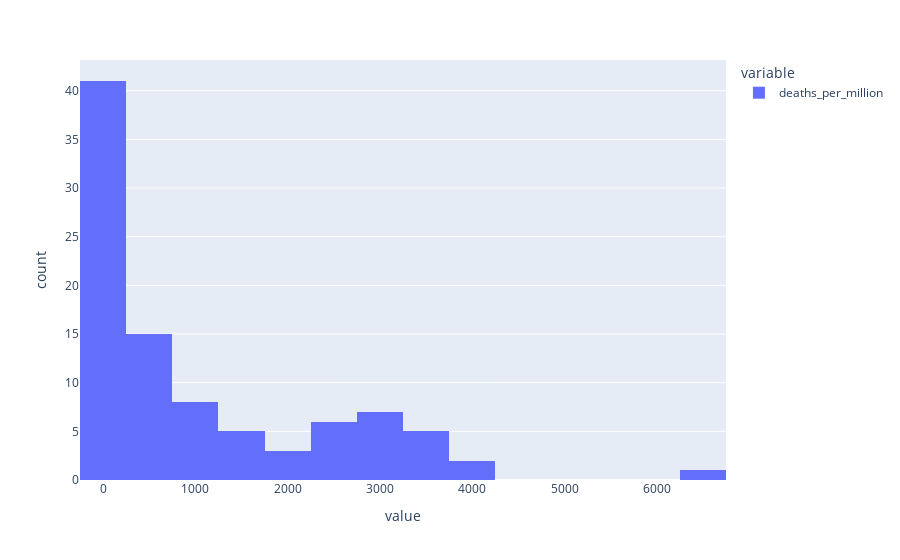

Notebook code for this chart:
### Code cell
px.histogram(final.deaths_per_million)

### Figure 1 — Plotly figure (JSON) as saved in the notebook; plotly's stock layout.template omitted (floating-point values rounded to 4 significant figures)
{"data": [{"bingroup": "x", "hovertemplate": "variable=deaths_per_million<br>value=%{x}<br>count=%{y}<extra></extra>", "legendgroup": "deaths_per_million", "marker": {"color": "#636efa", "pattern": {"shape": ""}}, "name": "deaths_per_million", "orientation": "v", "showlegend": true, "type": "histogram", "x": [197.1, 151.3, 54.36, 2878.0, 963.2, 1006.0, 174.2, 2950.0, 11.85, 1854.0, 3339.0, 17.77, 1.126, 177.7, 71.44, 1424.0, 10.51, 3209.0, 85.85, 2759.0, 27.47, 771.3, 4079.0, 14.39, 390.4, 2023.0, 220.5, 60.41, 2535.0, 2081.0, 44.1, 3789.0, 1132.0, 33.3, 74.76, 1062.0, 374.4, 581.2, 1640.0, 575.8, 3313.0, 597.6, 1255.0, 952.0, 104.9, 46.92, 130.6, 1077.0, 32.2, 2602.0, 436.8, 68.96, 362.6, 404.9, 1284.0, 12.44, 14.14, 125.8, 65.67, 6601.0, 586.7, 3147.0, 2778.0, 3594.0, 2770.0, 107.5, 299.8, 111.7, 76.45, 1645.0, 693.9, 13.34, 2548.0, 740.4, 102.2, 2635.0, 140.8, 12.28, 13.07, 484.0, 2428.0, 1165.0, 76.77, 2678.0, 229.3, 3404.0, 3302.0, 29.08, 207.6, 433.4, 56.48, 202.4, 357.2], "xaxis": "x", "yaxis": "y"}], "layout": {"barmode": "relative", "legend": {"title": {"text": "variable"}, "tracegroupgap": 0}, "margin": {"t": 60}, "xaxis": {"anchor": "y", "domain": [0, 1], "title": {"text": "value"}}, "yaxis": {"anchor": "x", "domain": [0, 1], "title": {"text": "count"}}}}
